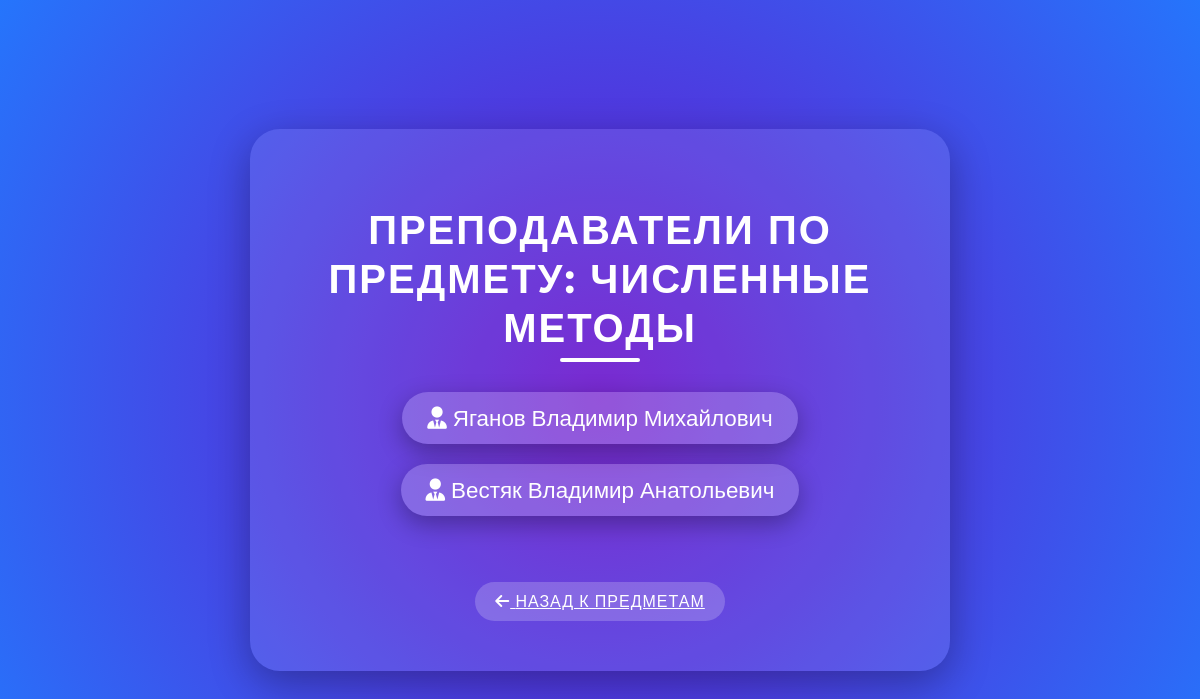
The app's page /subject/4/teachers/ with its own data.
### coursework/models.py (models this page shows, shortened)
class Subject(models.Model):
    name = models.CharField(max_length=200)
    discipline = models.ForeignKey(Discipline, on_delete=models.CASCADE)

class Teacher(models.Model):
    name = models.CharField(max_length=200)
    subject = models.ForeignKey(Subject, on_delete=models.CASCADE)

### coursework/views.py (the view)
# urls.py: path('subject/<int:subject_id>/teachers/', views.teacher_list, name='teacher_list'),  # Список преподавателей
def teacher_list(request, subject_id):
    subject = get_object_or_404(Subject, id=subject_id)
    subject_teachers = Teacher.objects.filter(subject=subject)
    return render(request, 'teachers_list.html', {'subject': subject, 'teachers': subject_teachers})

### coursework/templates/teachers_list.html (shortened to what this page needs)
<!DOCTYPE html>
<html lang="en">
<head>
    <link rel="stylesheet" href="https://cdnjs.cloudflare.com/ajax/libs/font-awesome/6.0.0-beta3/css/all.min.css">
</head>
<body>
    <div class="container">
        <h1>Преподаватели по предмету: {{ subject.name }}</h1>
        <ul>
            {% for teacher in teachers %}
                <li>
                    <a href="{% url 'teacher_detail' teacher.id %}" style="color: inherit; text-decoration: none;">
                        <i class="fas fa-user-tie"></i> {{ teacher.name }}
                    </a>
                </li>
            {% empty %}
                <li>Нет доступных преподавателей для этого предмета</li>
            {% endfor %}
        </ul>
        <a href="{% url 'subject_list' subject.discipline.id %}" class="back-link">
            <i class="fas fa-arrow-left"></i> Назад к предметам
        </a>
    </div>
</body>
</html>

### coursework/templates/teachers_list.html (style rules this page uses)
body { font-family: 'Montserrat', sans-serif; background: radial-gradient(circle at 50% 50%, #6a11cb, #2575fc); margin: 0; padding: 0; display: flex; justify-content: center; align-items: center; height: 100vh; color: #fff; }
h1 { text-align: center; font-size: 2.5em; margin-bottom: 40px; color: #fff; text-transform: uppercase; letter-spacing: 2px; position: relative; }
h1::after { content: ''; position: absolute; left: 50%; bottom: -10px; transform: translateX(-50%); width: 80px; height: 4px; background-color: #fff; border-radius: 2px; }
ul { list-style: none; padding: 0; }
li { margin-bottom: 20px; font-size: 1.4em; background-color: rgba(255, 255, 255, 0.2); padding: 12px 25px; border-radius: 50px; transition: all 0.4s ease; box-shadow: 0 8px 25px rgba(0, 0, 0, 0.3); display: inline-block; }
.container { background-color: rgba(255, 255, 255, 0.1); padding: 50px; border-radius: 30px; box-shadow: 0 12px 40px rgba(0, 0, 0, 0.3); max-width: 600px; width: 100%; text-align: center; }
.back-link { display: inline-block; margin-top: 30px; padding: 10px 20px; background-color: rgba(255, 255, 255, 0.2); border-radius: 30px; color: #fff; text-transform: uppercase; letter-spacing: 1px; transition: background-color 0.4s ease; }

### records on screen
Subject: name "ЧИСЛЕННЫЕ МЕТОДЫ"
Teacher: name "Яганов Владимир Михайлович"
Teacher: name "Вестяк Владимир Анатольевич"
